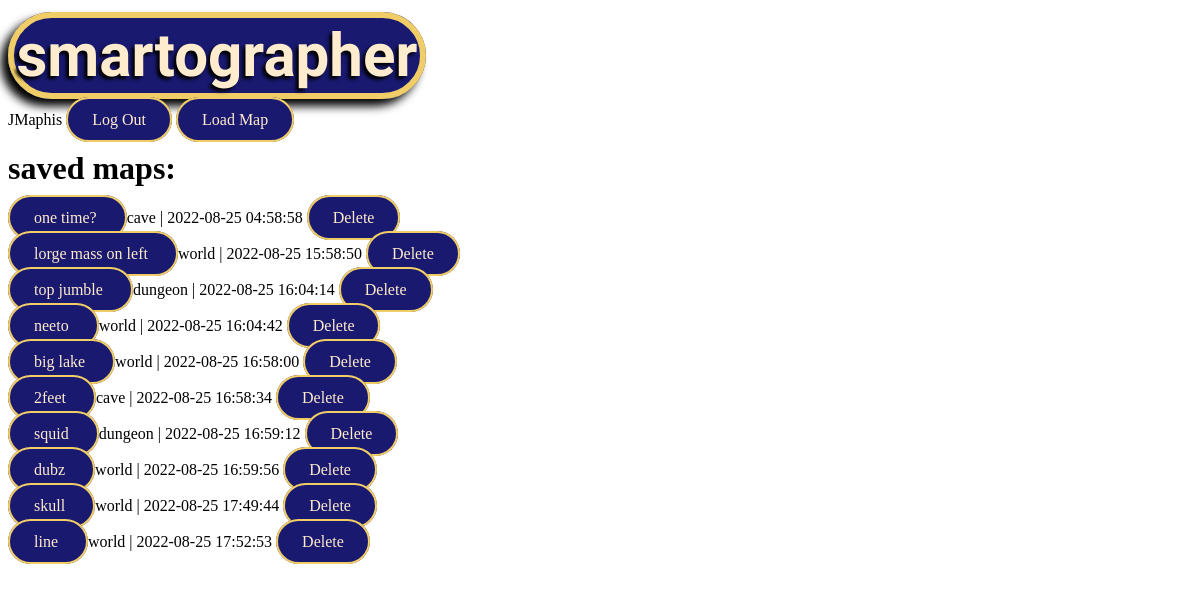
The page /maps/load (signed in) on the database its author committed.
### tables this page shows
CREATE TABLE user (
    id INTEGER PRIMARY KEY AUTOINCREMENT,
    username TEXT UNIQUE NOT NULL,
    password TEXT NOT NULL
);

CREATE TABLE map (
    id INTEGER PRIMARY KEY AUTOINCREMENT,
    user_id INTEGER NOT NULL,
    created TIMESTAMP NOT NULL DEFAULT CURRENT_TIMESTAMP,
    name TEXT NOT NULL,
    type TEXT NOT NULL,
    seed INTEGER NOT NULL,
    FOREIGN KEY (user_id) REFERENCES user (id)
);

### smartographer/maps.py (the view)
@bp.route('/load')
@login_required
def load():
    db = get_db()
    user_id = session.get('user_id')
    loaded_maps = db.execute(
            'SELECT * FROM map'
        ).fetchall()
    return render_template('maps/load.html', loaded_maps=loaded_maps)

### smartographer/auth.py (called while the page is built)
@bp.before_app_request
def load_logged_in_user():
    user_id = session.get('user_id')
    if user_id is None:
        g.user = None
    else:
        g.user = get_db().execute(
            'SELECT * FROM user WHERE id = ?', (user_id,)
        ).fetchone()

def login_required(view):
    @functools.wraps(view)
    def wrapped_view(**kwargs):
        if g.user is None:
            return redirect(url_for('auth.login'))
        return view(**kwargs)
    return wrapped_view

### smartographer/db.py (called while the page is built)
def get_db():
    if 'db' not in g:
        g.db = sqlite3.connect(
            current_app.config['DATABASE'],
            detect_types = sqlite3.PARSE_DECLTYPES
        )
        g.db.row_factory = sqlite3.Row
    return g.db

### smartographer/templates/maps/load.html
{% extends 'base.html' %}
{% block content %}
    <h1>saved maps:</h1>
    {% for map in loaded_maps %}
            <a href="{{ url_for('maps.set_seed', **{'type': map['type'], 'seed': map['seed']}) }}">
                {{ map['name'] }}
            </a>
            {{ map['type'] }} | {{ map['created'] }}
            <a href="{{ url_for('maps.delete', **{'id': map['id']}) }}">Delete</a>
            <br><br>
    {% endfor %}
{% endblock %}

### smartographer/templates/base.html (shortened to what this page needs)
<!DOCTYPE html>
<html lang="en">
<head>
    <link rel="stylesheet" href="{{ url_for('static', filename='style.css') }}">
    <nav>
        <h1><a id="logo" href="{{ url_for('index') }}">smartographer</a></h1>
        {% if g.user %}
            {{ g.user['username'] }}
            <a href="{{ url_for('auth.logout') }}">Log Out</a>
        {% else %}
            <a href="{{ url_for('auth.register') }}">Register</a>
            <a href="{{ url_for('auth.login') }}">Log In</a>
        {% endif %}
        <a href="{{ url_for('maps.load') }}">Load Map</a>
    </nav>
</head>
<body>
    <div>
        {% block content %}
        {% endblock %}
    </div>
</body>
</html>

### smartographer/static/style.css (style rules this page uses)
*, *::before, *::after { box-sizing: border-box; }
body { background-color: white; }
#logo { background-color: midnightblue; margin-top: 0px; max-width: 33vw; padding: .2vw; box-shadow: -0.6vw 0.6vw 0.8vw black; font-family: UnifrakturMaguntia, Tangerine, Garamond; font-size: 5vw; text-align: center; color: blanchedalmond; text-shadow: -0.25vw 0.25vw 0.3vw black; border: .5vw solid rgb(240, 205, 102); border-radius: 2em; }
a:link, a:visited { background-color: midnightblue; color: blanchedalmond; padding: 1vw 2vw; border: 0.2vw solid rgb(240, 205, 102); border-radius: 2em; text-align: center; text-decoration: none; }

### rows shown on the page
user: user.username "JMaphis"
map: name "one time?", type "cave", created "2022-08-25 04:58:58"
map: name "lorge mass on left", type "world", created "2022-08-25 15:58:50"
map: name "top jumble", type "dungeon", created "2022-08-25 16:04:14"
map: name "neeto", type "world", created "2022-08-25 16:04:42"
map: name "big lake", type "world", created "2022-08-25 16:58:00"
map: name "2feet", type "cave", created "2022-08-25 16:58:34"
map: name "squid", type "dungeon", created "2022-08-25 16:59:12"
map: name "dubz", type "world", created "2022-08-25 16:59:56"
map: name "skull", type "world", created "2022-08-25 17:49:44"
map: name "line", type "world", created "2022-08-25 17:52:53"
